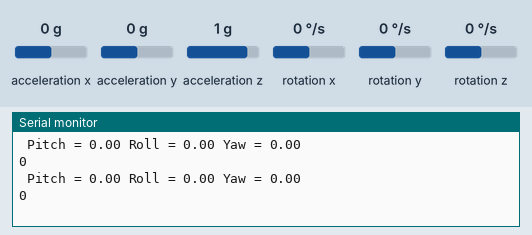
Simulated run of this sketch. Board: Arduino Uno, built with avr-gcc and run on an emulated ATmega328P. On the bench: the last lines printed to the serial monitor. Inputs (shaded band) come from the test bench; at power-on: rotation x 0 °/s, rotation y 0 °/s, rotation z 0 °/s, acceleration x 0 g, acceleration y 0 g, acceleration z 1 g.

Above: at 1.8 s.
1.9 s: rotation x set to -192 °/s
At 2.8 s:
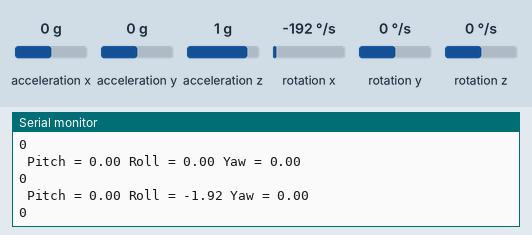
3.4 s: rotation y set to -192 °/s
At 4.7 s:
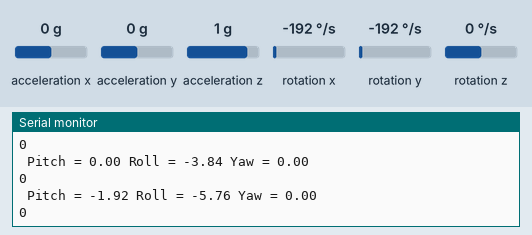
4.9 s: rotation z set to -192 °/s
At 5.9 s:
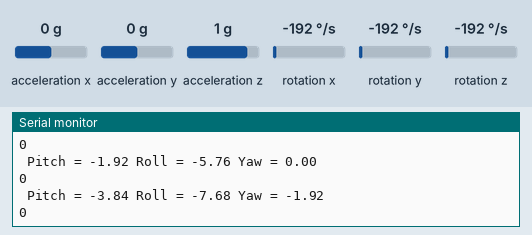
Timing chart, 0 to 7.9 s (numbered marks = the images above; inputs shaded):
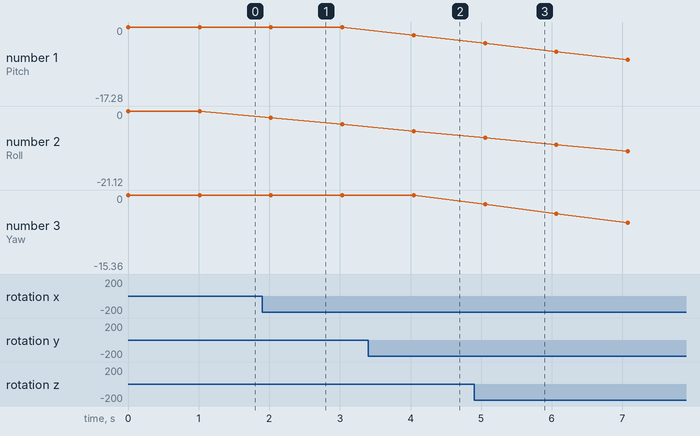

The sketch:

comwatch-gyo-bt.ino
```cpp
#include <Wire.h>
#include <MPU6050.h>

MPU6050 mpu;

unsigned long timer = 0;
float timeStep = 0.01;

float pitch = 0;
float roll = 0;
float yaw = 0;
int gest = 0;

void setup()
{
  Serial.begin(115200);

  // Initialize MPU6050
  while(!mpu.begin(MPU6050_SCALE_2000DPS, MPU6050_RANGE_2G))
  {
    Serial.println("Could not find a valid MPU6050 sensor, check wiring!");
    delay(500);
  }

  // Calibrate gyroscope. The calibration must be at rest.
  // If you don't want calibrate, comment this line.
  mpu.calibrateGyro();
  // Set threshold sensivty. Default 3.
  // If you don't want use threshold, comment this line or set 0.
  mpu.setThreshold(3);}

void loop()
{
  timer = millis();

  // Read normalized values
  Vector norm = mpu.readNormalizeGyro();

  // Calculate Pitch, Roll and Yaw
  pitch = pitch + norm.YAxis * timeStep;
  roll = roll + norm.XAxis * timeStep;
  yaw = yaw + norm.ZAxis * timeStep;

////  // Output raw
  Serial.print(" Pitch = ");
  Serial.print(pitch);
  Serial.print(" Roll = ");
  Serial.print(roll);
  Serial.print(" Yaw = ");
  Serial.println(yaw);

  // Wait to full timeStep period
  delay((timeStep*1000) - (millis() - timer));


  if(roll>-80 and roll < -60){gest = 1;}
  else if(roll<80 and roll>60){gest = 2;}
  else if(pitch<150 and pitch>70){gest = 3;}
  else if(pitch<-70 and roll>-80){gest = 4;}
  else if(yaw>-70 and yaw<-60){gest = 5;}
  else if(yaw>40 and yaw<70){gest = 6;}
  Serial.println(gest);

  gest = 0;
  delay(1000);
}
```

Measured:
- after the input at 1.9 s, the serial monitor: prints a new line after 0.12 s (image 1)
- after the input at 3.4 s, the serial monitor: prints a new line after 0.64 s (image 2)
- after the input at 4.9 s, the serial monitor: prints a new line after 0.15 s (image 3)
- plotted number 2: 0 → -3.84 after the input at 1.9 s
